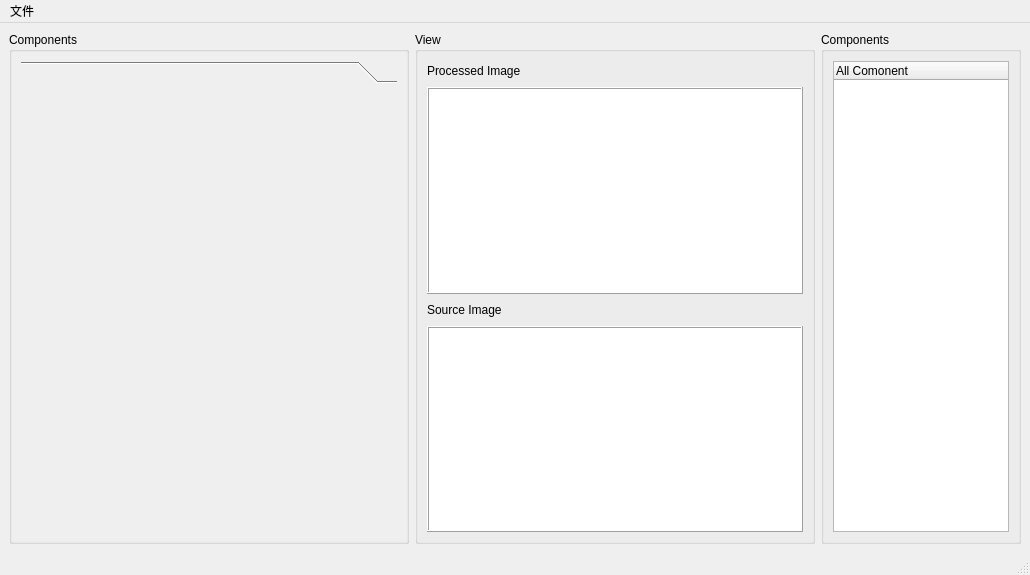
<?xml version="1.0" encoding="UTF-8"?>
<ui version="4.0">
 <class>MainWindow</class>
 <widget class="QMainWindow" name="MainWindow">
  <property name="geometry">
   <rect>
    <x>0</x>
    <y>0</y>
    <width>1030</width>
    <height>575</height>
   </rect>
  </property>
  <property name="windowTitle">
   <string>MainWindow</string>
  </property>
  <widget class="QWidget" name="centralwidget">
   <layout class="QHBoxLayout" name="horizontalLayout_2">
    <item>
     <widget class="QGroupBox" name="groupBox">
      <property name="minimumSize">
       <size>
        <width>400</width>
        <height>0</height>
       </size>
      </property>
      <property name="maximumSize">
       <size>
        <width>400</width>
        <height>16777215</height>
       </size>
      </property>
      <property name="title">
       <string>Components</string>
      </property>
      <layout class="QGridLayout" name="gridLayout">
       <property name="leftMargin">
        <number>0</number>
       </property>
       <property name="topMargin">
        <number>0</number>
       </property>
       <property name="rightMargin">
        <number>0</number>
       </property>
       <property name="bottomMargin">
        <number>0</number>
       </property>
       <item row="0" column="0">
        <widget class="QScrollArea" name="scrollArea">
         <property name="frameShape">
          <enum>QFrame::NoFrame</enum>
         </property>
         <property name="widgetResizable">
          <bool>true</bool>
         </property>
         <widget class="QWidget" name="scrollAreaWidgetContents">
          <property name="geometry">
           <rect>
            <x>0</x>
            <y>0</y>
            <width>398</width>
            <height>498</height>
           </rect>
          </property>
          <layout class="QVBoxLayout" name="verticalLayout">
           <item>
            <widget class="AttributeWidget" name="componentWidget">
             <property name="maximumSize">
              <size>
               <width>16777215</width>
               <height>16777215</height>
              </size>
             </property>
             <property name="currentIndex">
              <number>0</number>
             </property>
             <widget class="QWidget" name="basic_page">
              <property name="geometry">
               <rect>
                <x>0</x>
                <y>0</y>
                <width>380</width>
                <height>450</height>
               </rect>
              </property>
              <attribute name="label">
               <string/>
              </attribute>
             </widget>
            </widget>
           </item>
          </layout>
         </widget>
        </widget>
       </item>
      </layout>
     </widget>
    </item>
    <item>
     <widget class="QGroupBox" name="groupBox_2">
      <property name="minimumSize">
       <size>
        <width>400</width>
        <height>0</height>
       </size>
      </property>
      <property name="maximumSize">
       <size>
        <width>16777215</width>
        <height>16777215</height>
       </size>
      </property>
      <property name="title">
       <string>View</string>
      </property>
      <layout class="QHBoxLayout" name="horizontalLayout_3">
       <item>
        <layout class="QGridLayout" name="gridLayout_2">
         <item row="2" column="0">
          <widget class="QLabel" name="label_2">
           <property name="maximumSize">
            <size>
             <width>16777215</width>
             <height>20</height>
            </size>
           </property>
           <property name="text">
            <string>Source Image</string>
           </property>
          </widget>
         </item>
         <item row="1" column="0">
          <widget class="ImageShowArea" name="processedImageArea">
           <property name="palette">
            <palette>
             <active>
              <colorrole role="Window">
               <brush brushstyle="SolidPattern">
                <color alpha="255">
                 <red>255</red>
                 <green>255</green>
                 <blue>255</blue>
                </color>
               </brush>
              </colorrole>
             </active>
             <inactive>
              <colorrole role="Window">
               <brush brushstyle="SolidPattern">
                <color alpha="255">
                 <red>255</red>
                 <green>255</green>
                 <blue>255</blue>
                </color>
               </brush>
              </colorrole>
             </inactive>
             <disabled>
              <colorrole role="Base">
               <brush brushstyle="SolidPattern">
                <color alpha="255">
                 <red>255</red>
                 <green>255</green>
                 <blue>255</blue>
                </color>
               </brush>
              </colorrole>
              <colorrole role="Window">
               <brush brushstyle="SolidPattern">
                <color alpha="255">
                 <red>255</red>
                 <green>255</green>
                 <blue>255</blue>
                </color>
               </brush>
              </colorrole>
             </disabled>
            </palette>
           </property>
           <property name="autoFillBackground">
            <bool>true</bool>
           </property>
           <property name="frameShape">
            <enum>QFrame::Box</enum>
           </property>
           <property name="frameShadow">
            <enum>QFrame::Raised</enum>
           </property>
           <property name="text">
            <string/>
           </property>
          </widget>
         </item>
         <item row="3" column="0">
          <widget class="ImageShowArea" name="sourceImageArea">
           <property name="palette">
            <palette>
             <active>
              <colorrole role="Window">
               <brush brushstyle="SolidPattern">
                <color alpha="255">
                 <red>255</red>
                 <green>255</green>
                 <blue>255</blue>
                </color>
               </brush>
              </colorrole>
             </active>
             <inactive>
              <colorrole role="Window">
               <brush brushstyle="SolidPattern">
                <color alpha="255">
                 <red>255</red>
                 <green>255</green>
                 <blue>255</blue>
                </color>
               </brush>
              </colorrole>
             </inactive>
             <disabled>
              <colorrole role="Base">
               <brush brushstyle="SolidPattern">
                <color alpha="255">
                 <red>255</red>
                 <green>255</green>
                 <blue>255</blue>
                </color>
               </brush>
              </colorrole>
              <colorrole role="Window">
               <brush brushstyle="SolidPattern">
                <color alpha="255">
                 <red>255</red>
                 <green>255</green>
                 <blue>255</blue>
                </color>
               </brush>
              </colorrole>
             </disabled>
            </palette>
           </property>
           <property name="autoFillBackground">
            <bool>true</bool>
           </property>
           <property name="frameShape">
            <enum>QFrame::Box</enum>
           </property>
           <property name="frameShadow">
            <enum>QFrame::Raised</enum>
           </property>
           <property name="text">
            <string/>
           </property>
          </widget>
         </item>
         <item row="0" column="0">
          <widget class="QLabel" name="label">
           <property name="maximumSize">
            <size>
             <width>16777215</width>
             <height>20</height>
            </size>
           </property>
           <property name="text">
            <string>Processed Image</string>
           </property>
          </widget>
         </item>
        </layout>
       </item>
      </layout>
     </widget>
    </item>
    <item>
     <widget class="QGroupBox" name="groupBox_3">
      <property name="minimumSize">
       <size>
        <width>200</width>
        <height>0</height>
       </size>
      </property>
      <property name="maximumSize">
       <size>
        <width>250</width>
        <height>16777215</height>
       </size>
      </property>
      <property name="title">
       <string>Components</string>
      </property>
      <layout class="QGridLayout" name="gridLayout_3">
       <item row="0" column="0">
        <widget class="ComponentViewWidget" name="componentTreeView">
         <property name="maximumSize">
          <size>
           <width>500</width>
           <height>16777215</height>
          </size>
         </property>
         <column>
          <property name="text">
           <string notr="true">All Comonent</string>
          </property>
         </column>
        </widget>
       </item>
      </layout>
     </widget>
    </item>
   </layout>
  </widget>
  <widget class="QMenuBar" name="menubar">
   <property name="geometry">
    <rect>
     <x>0</x>
     <y>0</y>
     <width>1030</width>
     <height>22</height>
    </rect>
   </property>
   <widget class="QMenu" name="menu">
    <property name="title">
     <string>文件</string>
    </property>
    <addaction name="actionopen"/>
    <addaction name="actionsave"/>
    <addaction name="separator"/>
    <addaction name="actionexit"/>
   </widget>
   <addaction name="menu"/>
  </widget>
  <widget class="QStatusBar" name="statusbar"/>
  <action name="actionopen">
   <property name="text">
    <string>open</string>
   </property>
  </action>
  <action name="actionsave">
   <property name="text">
    <string>save</string>
   </property>
  </action>
  <action name="actionexit">
   <property name="text">
    <string>exit</string>
   </property>
  </action>
 </widget>
 <customwidgets>
  <customwidget>
   <class>ImageShowArea</class>
   <extends>QLabel</extends>
   <header location="global">widgets.MyWidgetOverride.ImageShowArea</header>
  </customwidget>
  <customwidget>
   <class>AttributeWidget</class>
   <extends>QToolBox</extends>
   <header location="global">widgets.MyWidgetOverride.AttributeWidget</header>
   <container>1</container>
  </customwidget>
  <customwidget>
   <class>ComponentViewWidget</class>
   <extends>QTreeWidget</extends>
   <header location="global">widgets.MyWidgetOverride.ComponentViewWidget</header>
  </customwidget>
 </customwidgets>
 <resources/>
 <connections/>
</ui>
